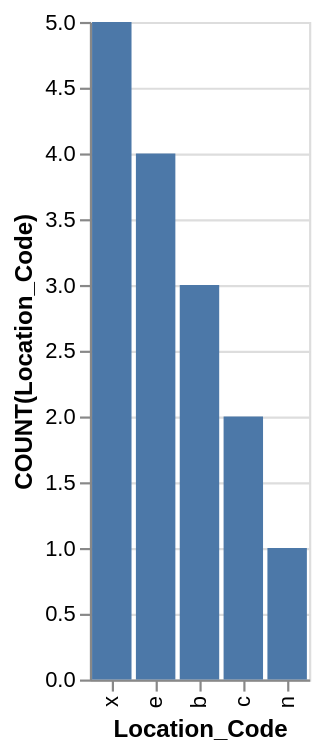

Write a Vega-Lite specification for this figure.
### Vega-Lite specification from a JSON file in a GitHub repository (floating-point values rounded to 4 significant figures)
{"data": {"values": [{"x_data": "x", "y_data": 5}, {"x_data": "e", "y_data": 4}, {"x_data": "b", "y_data": 3}, {"x_data": "c", "y_data": 2}, {"x_data": "n", "y_data": 1}]}, "mark": "bar", "encoding": {"x": {"field": "x_data", "type": "nominal", "title": "Location_Code", "sort": {"op": "sum", "field": "y_data", "order": "descending"}}, "y": {"field": "y_data", "type": "quantitative", "title": "COUNT(Location_Code)"}}}
